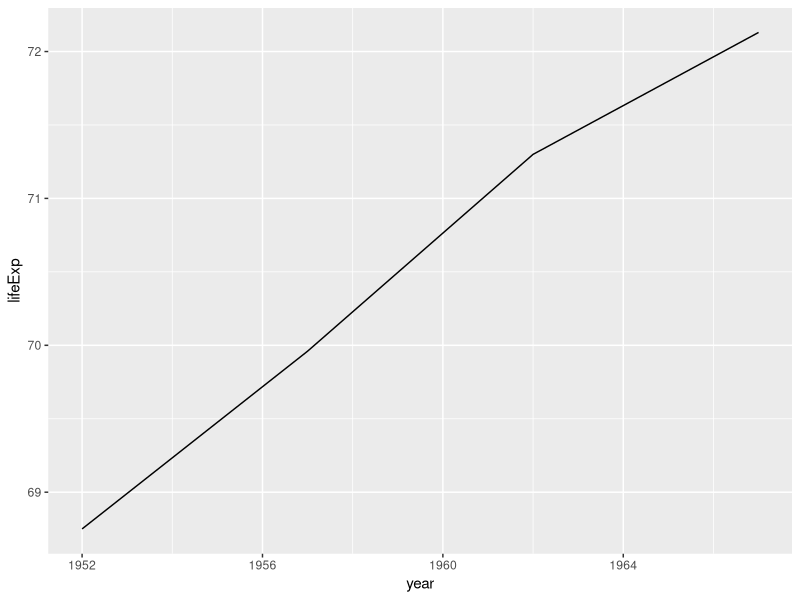
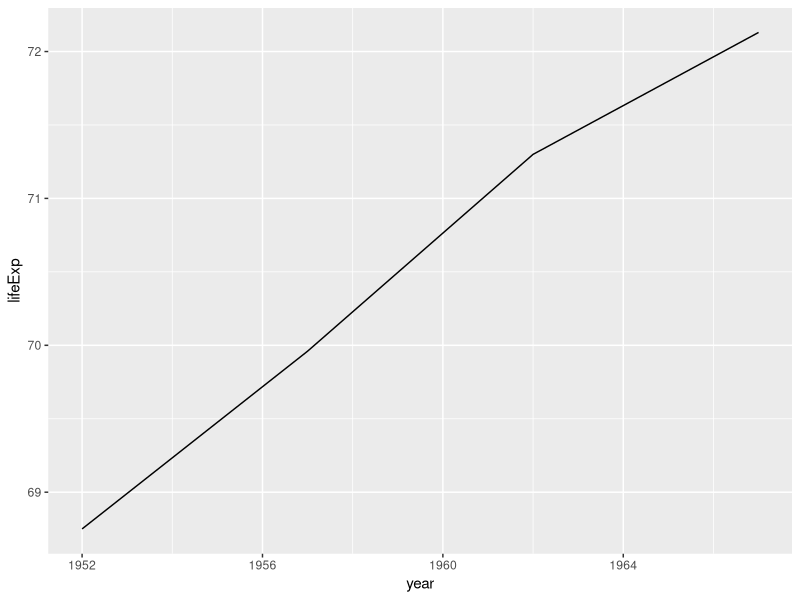
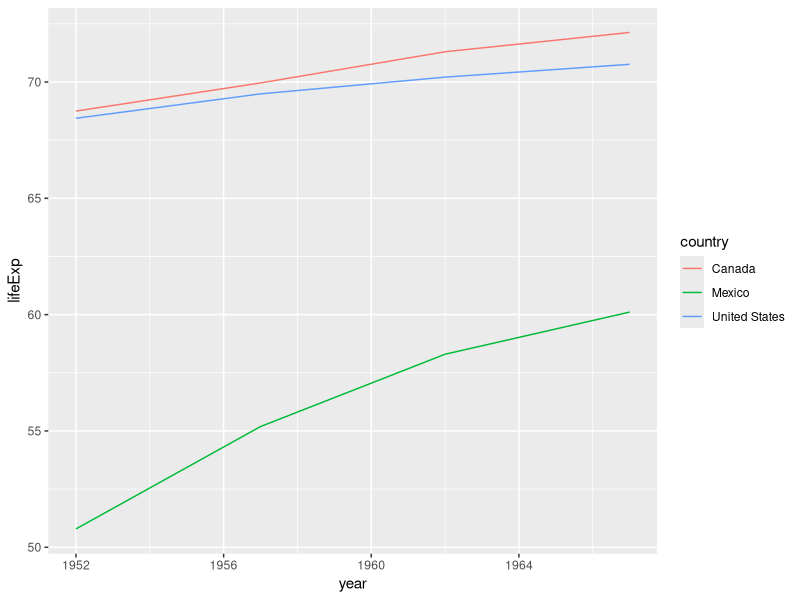
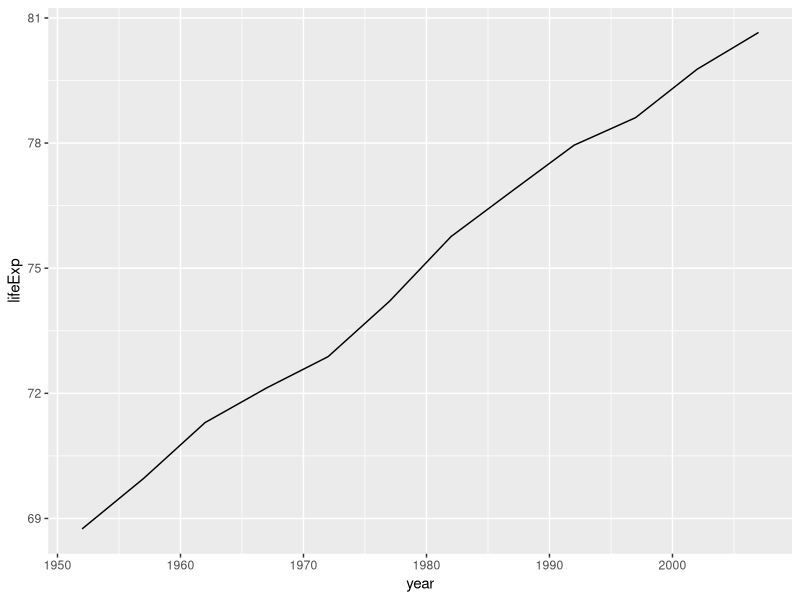
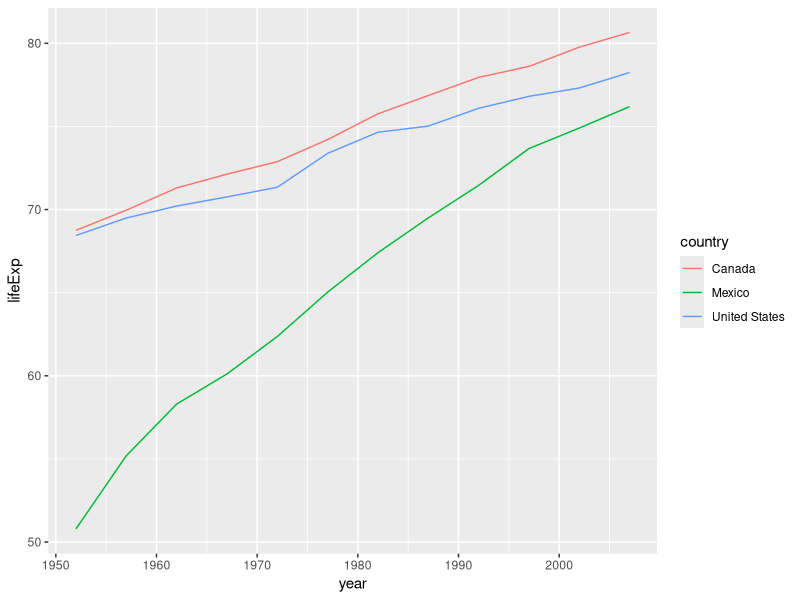

These figures' R source, in order:
## ---- chunk 1
gap_5060 <- read.csv("../data/gapminder-5060.csv")
## ---- chunk 2
library("ggplot2")
library("dplyr")
## ---- chunk 3
gap_5060_CA <- gap_5060 %>%
  filter(country == "Canada")
## ---- chunk 4
ggplot(data = gap_5060_CA, aes(x = year, y = lifeExp)) +
  geom_line()
## ---- chunk 5
gap_5060 <- gap_5060 %>%
  mutate(lifeExp = replace(lifeExp, (country == "Canada" & year == 1957), 69.96)) %>%
  as.data.frame()
## ---- chunk 6
gap_5060_CA <- gap_5060 %>%
  filter(country == "Canada")

ggplot(data = gap_5060_CA, aes(x = year, y = lifeExp)) +
  geom_line()
## ---- chunk 7
gap_5060_NA <- gap_5060 %>%
  filter(country %in% c("Canada", "Mexico", "United States"))

ggplot(data = gap_5060_NA, aes(x = year, y = lifeExp, color = country)) +
  geom_line()
## ---- chunk 8
gap_7080 <- read.csv("data/gapminder-7080.csv")
gap_90plus <- read.csv("data/gapminder-90plus.csv")
## ---- chunk 9
gap <- rbind(gap_5060, gap_7080, gap_90plus)
## ---- chunk 10
gap_ca <- gap %>%
  filter(country == "Canada")

ggplot(data = gap_ca, aes(x = year, y = lifeExp)) +
  geom_line()
## ---- chunk 11
gap_NA <- gap %>%
  filter(country %in% c("Canada", "Mexico", "United States"))

ggplot(data = gap_NA, aes(x = year, y = lifeExp, color = country)) +
  geom_line()
